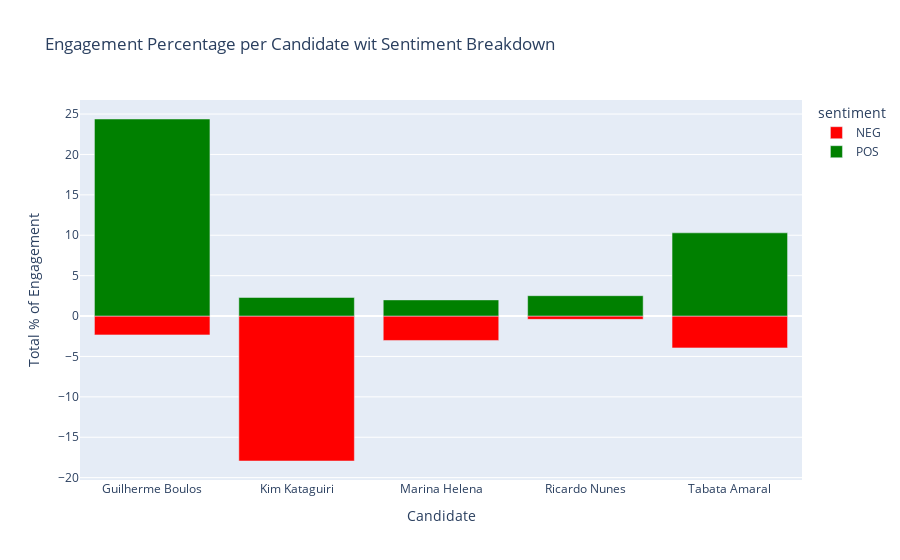

This figure's notebook cell:
### Code cell
fig = px.bar(sum_likes_filtered, 
             x='candidate', 
             y='engagement_score_normalized', 
             color='sentiment',
             color_discrete_map={'POS': 'green', 'NEG': 'red'},
             
             labels={'engagement_score_normalized': 'Total % of Engagement', 'candidate': 'Candidate'},
             title='Engagement Percentage per Candidate wit Sentiment Breakdown')

fig.show()

### Figure 1 — Plotly figure (JSON) as saved in the notebook; plotly's stock layout.template omitted (floating-point values rounded to 4 significant figures)
{"data": [{"alignmentgroup": "True", "hovertemplate": "sentiment=NEG<br>Candidate=%{x}<br>Total % of Engagement=%{y}<extra></extra>", "legendgroup": "NEG", "marker": {"color": "red", "pattern": {"shape": ""}}, "name": "NEG", "offsetgroup": "NEG", "orientation": "v", "showlegend": true, "textposition": "auto", "type": "bar", "x": ["Guilherme Boulos", "Kim Kataguiri", "Marina Helena", "Ricardo Nunes", "Tabata Amaral"], "xaxis": "x", "y": [-2.33, -17.94, -3.02, -0.41, -3.94], "yaxis": "y"}, {"alignmentgroup": "True", "hovertemplate": "sentiment=POS<br>Candidate=%{x}<br>Total % of Engagement=%{y}<extra></extra>", "legendgroup": "POS", "marker": {"color": "green", "pattern": {"shape": ""}}, "name": "POS", "offsetgroup": "POS", "orientation": "v", "showlegend": true, "textposition": "auto", "type": "bar", "x": ["Guilherme Boulos", "Kim Kataguiri", "Marina Helena", "Ricardo Nunes", "Tabata Amaral"], "xaxis": "x", "y": [24.39, 2.3, 2, 2.52, 10.3], "yaxis": "y"}], "layout": {"barmode": "relative", "legend": {"title": {"text": "sentiment"}, "tracegroupgap": 0}, "title": {"text": "Engagement Percentage per Candidate wit Sentiment Breakdown"}, "xaxis": {"anchor": "y", "domain": [0, 1], "title": {"text": "Candidate"}}, "yaxis": {"anchor": "x", "domain": [0, 1], "title": {"text": "Total % of Engagement"}}}}
